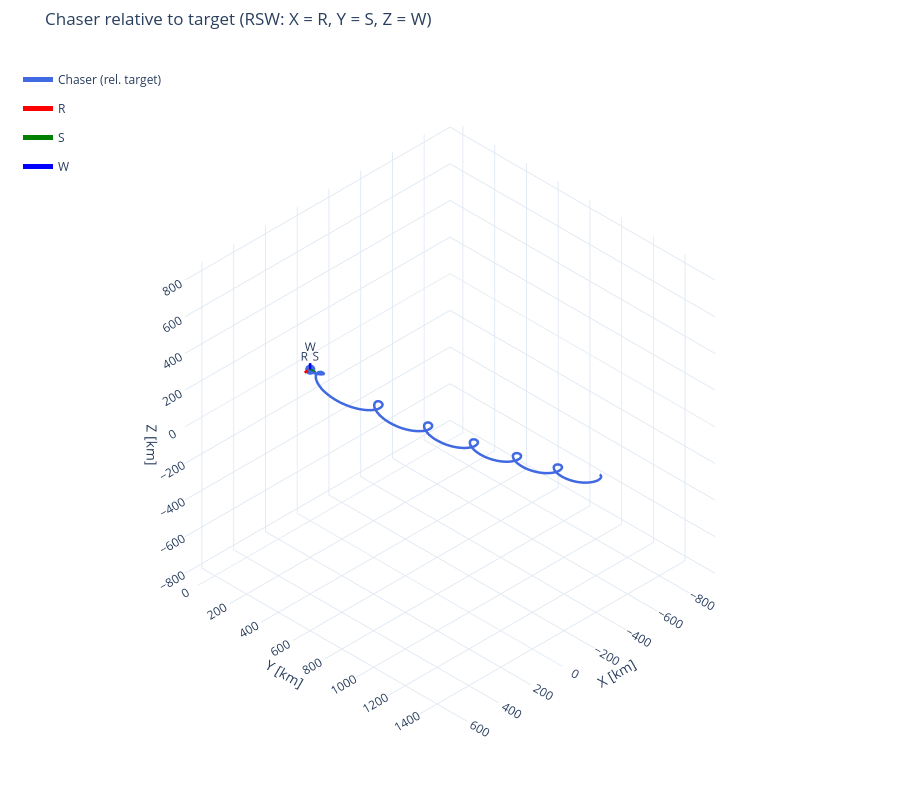

The cell this chart's notebook holds for it:
### Code cell
# 3D view of the chaser in the target's RSW frame (plot X/Y/Z = R/S/W), target at the origin
# Zoom on HCW: m = ts_rsw >= next(t_b for t_b, name in burns_tl if name.startswith("HCW"))
m = np.ones_like(ts_rsw, dtype=bool)
r_rel_rsw = rv_rsw[m, 0:3]
ts_rel = ts_rsw[m]

axis_len = 0.01 * norm(r_rel_rsw, axis=1).max()  # [m]
rsw_axes = [
    {"direction": [1, 0, 0], "length": axis_len, "name": "R", "color": "red", "label": True},
    {"direction": [0, 1, 0], "length": axis_len, "name": "S", "color": "green", "label": True},
    {"direction": [0, 0, 1], "length": axis_len, "name": "W", "color": "blue", "label": True},
]

burn_points = [{"name": "Target", "location": np.zeros(3), "color": "black", "symbol": "x"}]
for t_b, name in burns_tl:
    if t_b >= ts_rel[0]:
        k = np.argmin(np.abs(ts_rel - t_b))
        burn_points.append({"name": name, "location": r_rel_rsw[k], "color": "orange", "size": 4})
burn_points = []
fig_rsw_3d = plot_3d(
    r_rel_rsw[-10000::5],
    ts_rel[-10000::5],
    labels="Chaser (rel. target)",
    trace_colors="royalblue",
    title="Chaser relative to target (RSW: X = R, Y = S, Z = W)",
    vectors=rsw_axes,
    points=burn_points,
    scale=KM_TO_M,  # inputs in m, displayed in km
    units="km",
)

### Figure 1 — Plotly figure (JSON) as saved in the notebook; plotly's stock layout.template omitted (floating-point values rounded to 4 significant figures; data arrays with more than 128 entries replaced by an {"elided": "..."} marker saying what was removed)
{"data": [{"legendgroup": "Chaser (rel. target)", "line": {"color": "royalblue", "width": 5}, "mode": "lines", "name": "Chaser (rel. target)", "type": "scatter3d", "x": {"elided": "2000 float values"}, "y": {"elided": "2000 float values"}, "z": {"elided": "2000 float values"}}, {"legendgroup": "Chaser (rel. target)", "marker": {"color": "royalblue", "size": 6}, "mode": "markers", "name": "Chaser (rel. target) End", "showlegend": false, "type": "scatter3d", "x": [-0.0002435], "y": [0.07168], "z": [-3.783e-05]}, {"legendgroup": "vector-2", "line": {"color": "red", "width": 5}, "mode": "lines+text", "name": "R", "text": ["", "R"], "textposition": "top center", "type": "scatter3d", "x": [0, 34.82], "y": [0, 0], "z": [0, 0]}, {"anchor": "tip", "colorscale": [[0, "red"], [1, "red"]], "hoverinfo": "skip", "legendgroup": "vector-2", "name": "R arrowhead", "showlegend": false, "showscale": false, "sizemode": "absolute", "sizeref": 2.089, "type": "cone", "u": [1], "v": [0], "w": [0], "x": [34.82], "y": [0], "z": [0]}, {"legendgroup": "vector-4", "line": {"color": "green", "width": 5}, "mode": "lines+text", "name": "S", "text": ["", "S"], "textposition": "top center", "type": "scatter3d", "x": [0, 0], "y": [0, 34.82], "z": [0, 0]}, {"anchor": "tip", "colorscale": [[0, "green"], [1, "green"]], "hoverinfo": "skip", "legendgroup": "vector-4", "name": "S arrowhead", "showlegend": false, "showscale": false, "sizemode": "absolute", "sizeref": 2.089, "type": "cone", "u": [0], "v": [1], "w": [0], "x": [0], "y": [34.82], "z": [0]}, {"legendgroup": "vector-6", "line": {"color": "blue", "width": 5}, "mode": "lines+text", "name": "W", "text": ["", "W"], "textposition": "top center", "type": "scatter3d", "x": [0, 0], "y": [0, 0], "z": [0, 34.82]}, {"anchor": "tip", "colorscale": [[0, "blue"], [1, "blue"]], "hoverinfo": "skip", "legendgroup": "vector-6", "name": "W arrowhead", "showlegend": false, "showscale": false, "sizemode": "absolute", "sizeref": 2.089, "type": "cone", "u": [0], "v": [0], "w": [1], "x": [0], "y": [0], "z": [34.82]}], "layout": {"height": 800, "legend": {"bgcolor": "rgba(0,0,0,0)", "borderwidth": 0, "x": 0.02, "y": 0.98}, "margin": {"b": 0, "l": 0, "r": 0, "t": 50}, "scene": {"aspectmode": "cube", "camera": {"eye": {"x": 1.732, "y": 1.732, "z": 1.732}, "projection": {"type": "orthographic"}, "up": {"x": 0, "y": 0, "z": 1}}, "xaxis": {"range": [-962.9, 707.9], "title": {"text": "X [km]"}}, "yaxis": {"range": [-81.61, 1589.0], "title": {"text": "Y [km]"}}, "zaxis": {"range": [-825.4, 845.4], "title": {"text": "Z [km]"}}}, "title": {"text": "Chaser relative to target (RSW: X = R, Y = S, Z = W)"}}}
